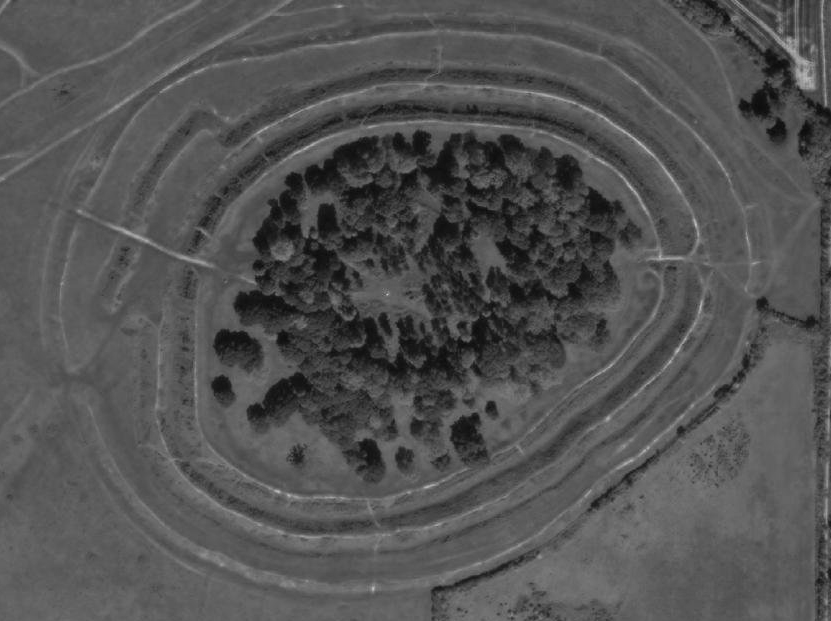
#> input picture Badbury Rings Blandford BW.png, 831 x 621 px
$ jupyter execute --allow-errors Earthwork.ipynb
#> lines starting #> are read from the running program, lines starting #| are printed output that depends on the picture
[cell 1]
from skimage import data, io, filters
from PIL import Image, ImageDraw
import cv2
import numpy as np
from sklearn.decomposition import NMF

[cell 2]
#pip install opencv-python

[cell 3]
test_image_bw = Image.open("Badbury Rings Blandford BW.png")
#> test_image_bw is the input picture: PIL image 831x621 RGBA; mean R, G, B, A 82.9, 82.9, 82.9, 255

[cell 4]
test_image_bw = test_image_bw.convert(mode="P") #, dither=Image.NONE)
#> test_image_bw: PIL image 831x621 P
array = np.array(test_image_bw, dtype=np.uint8)
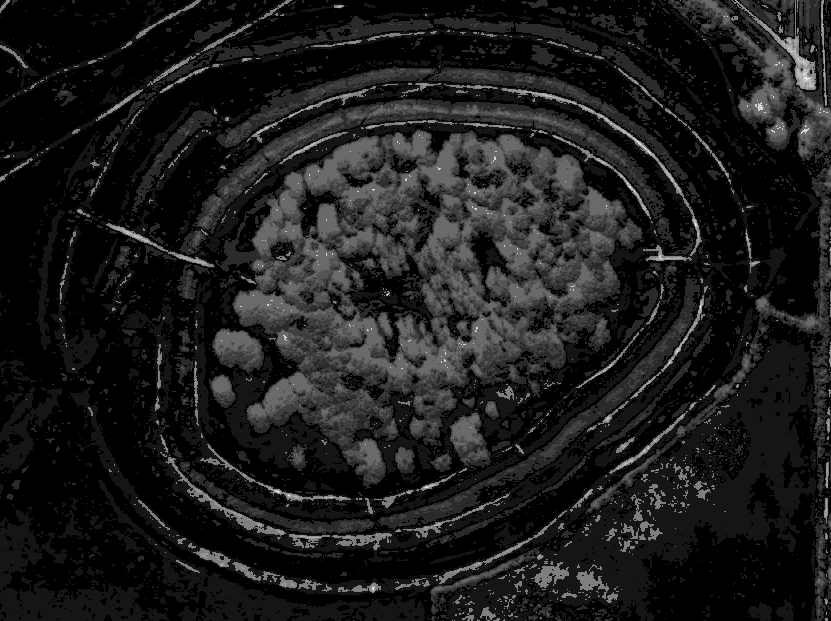
#> array: shape (621, 831); min 0, max 12, mean 1.32; drawn with min black and max white

[cell 5]
array

[cell 6]
edges2 = filters.sobel(array)
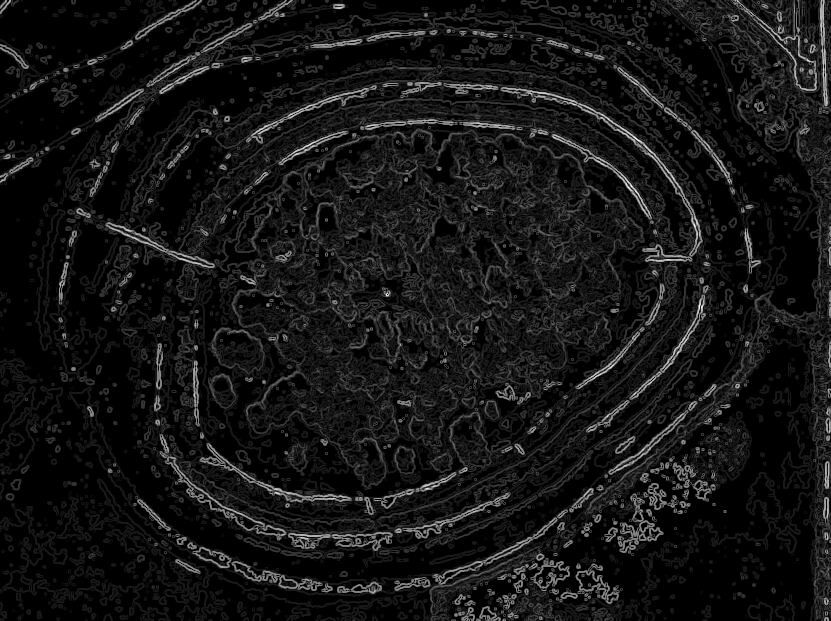
#> edges2: shape (621, 831) float64; min 0, max 0.0277, mean 0.00228; drawn with min black and max white
io.imshow(edges2)
io.show()

[cell 7]
test_image_bw.show()

#############################################################################

[cell 8]
#badbury_rings, cadbury_castle, hambledon_hill, maiden_castle = Image.open("Badbury Rings Blandford BW.png"), Image.open("Cadbury Castle Sherbourne BW.png"), Image.open("Hambledon Hill Blandford BW.png"), Image.open("Maiden Castle Dorchester BW.png")

[cell 9]
def find_edges(image_name):
    image = Image.open(image_name)
    image = image.convert(mode="P")
    image_array = np.array(image, dtype=np.uint8)
    edges = filters.sobel(image_array)
    return(edges)

[cell 10]
badbury_rings = find_edges("Badbury Rings Blandford BW.png")
cadbury_castle = find_edges("Cadbury Castle Sherbourne BW.png")
#> call 2 of find_edges, with image_name = 'Cadbury Castle Sherbourne BW.png'
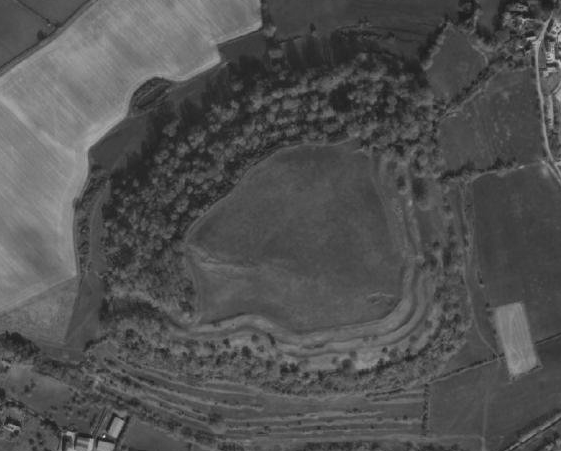
#> input picture Cadbury Castle Sherbourne BW.png, 561 x 451 px
#> in find_edges, image is the input picture: PIL image 561x451 RGBA; mean R, G, B, A 82, 82, 82, 255
maiden_castle = find_edges("Maiden Castle Dorchester BW.png")
#> call 3 of find_edges, with image_name = 'Maiden Castle Dorchester BW.png'
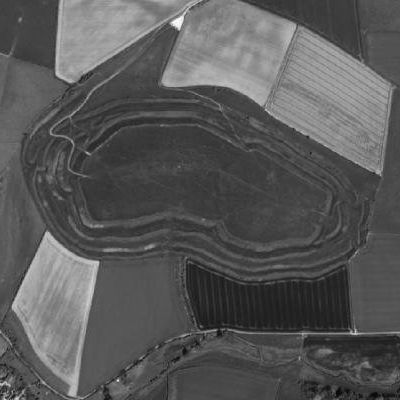
#> input picture Maiden Castle Dorchester BW.png, 400 x 400 px
#> in find_edges, image is the input picture: PIL image 400x400 LA; mean R, G, B, A 88.1, 88.1, 88.1, 255
hambledon_hill = find_edges("Hambledon Hill Blandford BW.png")
#> call 4 of find_edges, with image_name = 'Hambledon Hill Blandford BW.png'
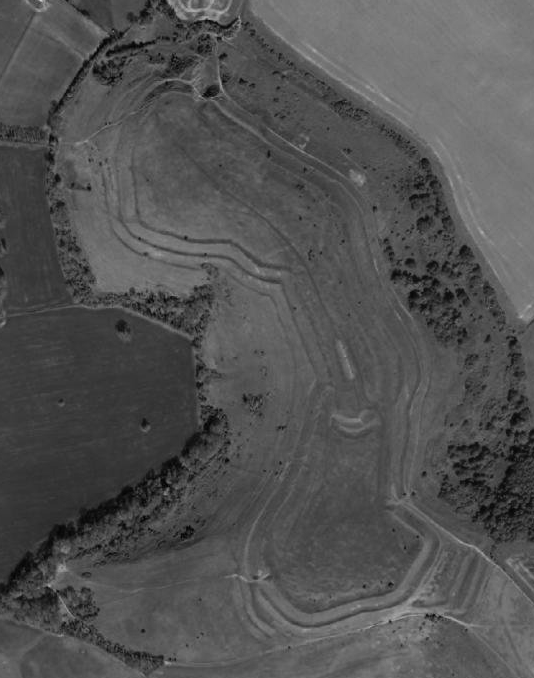
#> input picture Hambledon Hill Blandford BW.png, 534 x 678 px
#> in find_edges, image is the input picture: PIL image 534x678 RGBA; mean R, G, B, A 82.2, 82.2, 82.2, 255
#> in find_edges (call 4), `image_array = np.array(image, dtype=np.uint8)`:
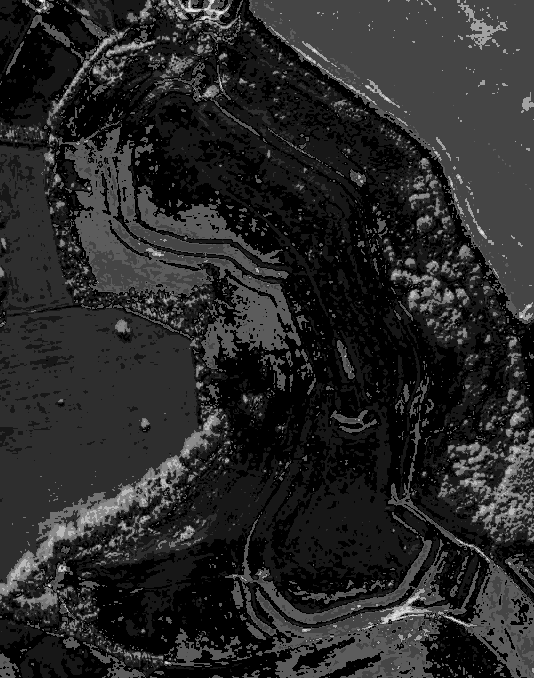
#> image_array: shape (678, 534); min 0, max 11, mean 1.75; drawn with min black and max white
#> in find_edges (call 4), `edges = filters.sobel(image_array)`:
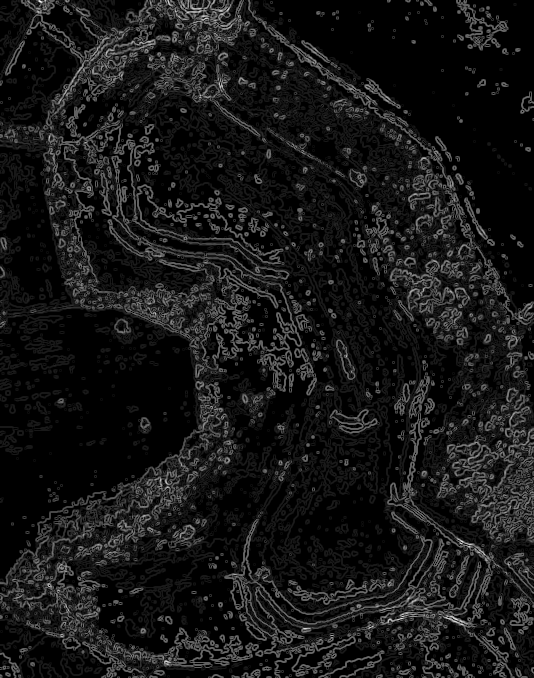
#> edges: shape (678, 534) float64; min 0, max 0.0291, mean 0.00264; drawn with min black and max white
hod_hill = find_edges("Hod Hill Blandford BW.png")
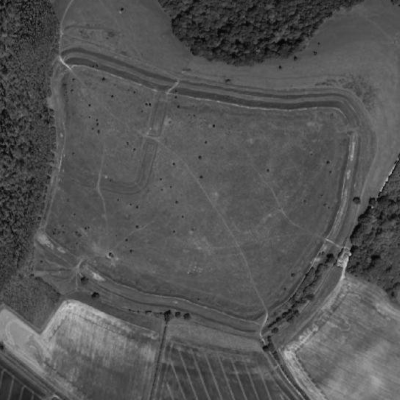
#> input picture Hod Hill Blandford BW.png, 400 x 400 px
#> in find_edges, image is the input picture: PIL image 400x400 LA; mean R, G, B, A 84.1, 84.1, 84.1, 255
#> in find_edges (call 5), `edges = filters.sobel(image_array)`:
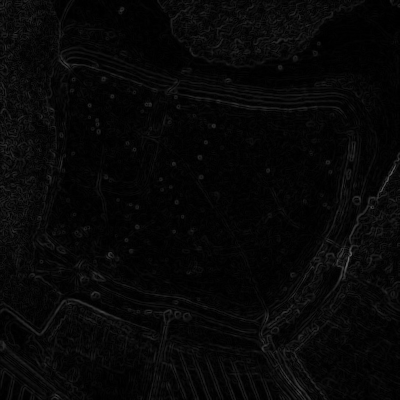
#> edges: shape (400, 400) float64; min 0, max 0.406, mean 0.0295

[cell 11]
io.imshow(badbury_rings)

[cell 12]
io.imshow(cadbury_castle)

[cell 13]
io.imshow(maiden_castle)

[cell 14]
io.imshow(hambledon_hill)

[cell 15]
io.imshow(hod_hill)

[cell 16]
model = NMF(n_components=16, init='random', random_state=0, max_iter=2000)

[cell 17]
#need to NMF on the n different sites rather than on just one? though some promise in the 8 columns seen
W = model.fit_transform(badbury_rings)
H = model.components_

[cell 18]
io.imshow(W, aspect='auto')

[cell 19]
io.imshow(H, aspect='auto')
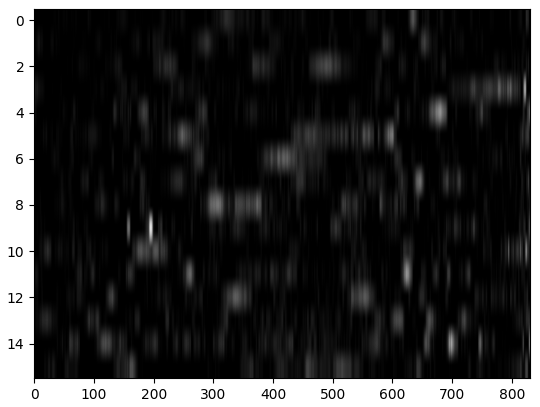
#> figure drawn by matplotlib, 1 panel

[cell 20]
np.shape(badbury_rings)
#> Out = (621, 831)
